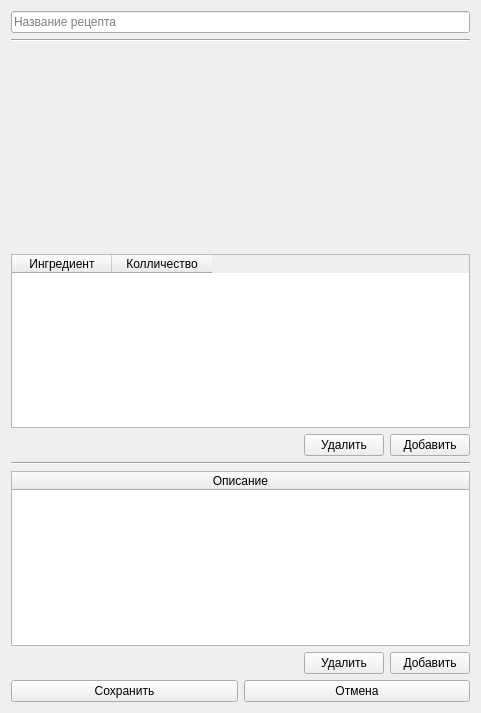
<?xml version="1.0" encoding="UTF-8"?>
<ui version="4.0">
 <class>RecipeEdit</class>
 <widget class="QWidget" name="RecipeEdit">
  <property name="geometry">
   <rect>
    <x>0</x>
    <y>0</y>
    <width>481</width>
    <height>713</height>
   </rect>
  </property>
  <property name="windowTitle">
   <string>Редактирование рецептов</string>
  </property>
  <layout class="QVBoxLayout" name="verticalLayout">
   <item>
    <widget class="QLineEdit" name="lineEdi_recipeName">
     <property name="placeholderText">
      <string>Название рецепта</string>
     </property>
    </widget>
   </item>
   <item>
    <widget class="Line" name="line">
     <property name="orientation">
      <enum>Qt::Horizontal</enum>
     </property>
    </widget>
   </item>
   <item>
    <widget class="QWidget" name="widget_product_search" native="true">
     <property name="minimumSize">
      <size>
       <width>457</width>
       <height>200</height>
      </size>
     </property>
    </widget>
   </item>
   <item>
    <widget class="QTableWidget" name="tableWidget_ingredientList">
     <property name="alternatingRowColors">
      <bool>true</bool>
     </property>
     <attribute name="horizontalHeaderVisible">
      <bool>true</bool>
     </attribute>
     <attribute name="horizontalHeaderCascadingSectionResizes">
      <bool>false</bool>
     </attribute>
     <attribute name="horizontalHeaderShowSortIndicator" stdset="0">
      <bool>false</bool>
     </attribute>
     <attribute name="verticalHeaderVisible">
      <bool>false</bool>
     </attribute>
     <column>
      <property name="text">
       <string>Ингредиент</string>
      </property>
     </column>
     <column>
      <property name="text">
       <string>Колличество</string>
      </property>
     </column>
    </widget>
   </item>
   <item>
    <layout class="QHBoxLayout" name="horizontalLayout">
     <item>
      <spacer name="horizontalSpacer">
       <property name="orientation">
        <enum>Qt::Horizontal</enum>
       </property>
       <property name="sizeHint" stdset="0">
        <size>
         <width>40</width>
         <height>20</height>
        </size>
       </property>
      </spacer>
     </item>
     <item>
      <widget class="QPushButton" name="pushButton_deleteIngredient">
       <property name="text">
        <string>Удалить</string>
       </property>
      </widget>
     </item>
     <item>
      <widget class="QPushButton" name="pushButton_addIngredient">
       <property name="text">
        <string>Добавить</string>
       </property>
      </widget>
     </item>
    </layout>
   </item>
   <item>
    <widget class="Line" name="line_2">
     <property name="orientation">
      <enum>Qt::Horizontal</enum>
     </property>
    </widget>
   </item>
   <item>
    <widget class="QTableWidget" name="tableWidget_recipeDescription">
     <attribute name="horizontalHeaderVisible">
      <bool>true</bool>
     </attribute>
     <attribute name="horizontalHeaderCascadingSectionResizes">
      <bool>false</bool>
     </attribute>
     <attribute name="horizontalHeaderDefaultSectionSize">
      <number>300</number>
     </attribute>
     <attribute name="horizontalHeaderStretchLastSection">
      <bool>true</bool>
     </attribute>
     <column>
      <property name="text">
       <string>Описание</string>
      </property>
     </column>
    </widget>
   </item>
   <item>
    <layout class="QHBoxLayout" name="horizontalLayout_2">
     <item>
      <spacer name="horizontalSpacer_2">
       <property name="orientation">
        <enum>Qt::Horizontal</enum>
       </property>
       <property name="sizeHint" stdset="0">
        <size>
         <width>40</width>
         <height>20</height>
        </size>
       </property>
      </spacer>
     </item>
     <item>
      <widget class="QPushButton" name="pushButton_deleteDescription">
       <property name="text">
        <string>Удалить</string>
       </property>
      </widget>
     </item>
     <item>
      <widget class="QPushButton" name="pushButton_addDescription">
       <property name="text">
        <string>Добавить</string>
       </property>
      </widget>
     </item>
    </layout>
   </item>
   <item>
    <spacer name="verticalSpacer">
     <property name="orientation">
      <enum>Qt::Vertical</enum>
     </property>
     <property name="sizeHint" stdset="0">
      <size>
       <width>0</width>
       <height>0</height>
      </size>
     </property>
    </spacer>
   </item>
   <item>
    <layout class="QHBoxLayout" name="horizontalLayout_3">
     <item>
      <widget class="QPushButton" name="pushButton_save">
       <property name="text">
        <string>Сохранить</string>
       </property>
      </widget>
     </item>
     <item>
      <widget class="QPushButton" name="pushButton_cancel">
       <property name="text">
        <string>Отмена</string>
       </property>
      </widget>
     </item>
    </layout>
   </item>
  </layout>
 </widget>
 <resources/>
 <connections/>
</ui>
